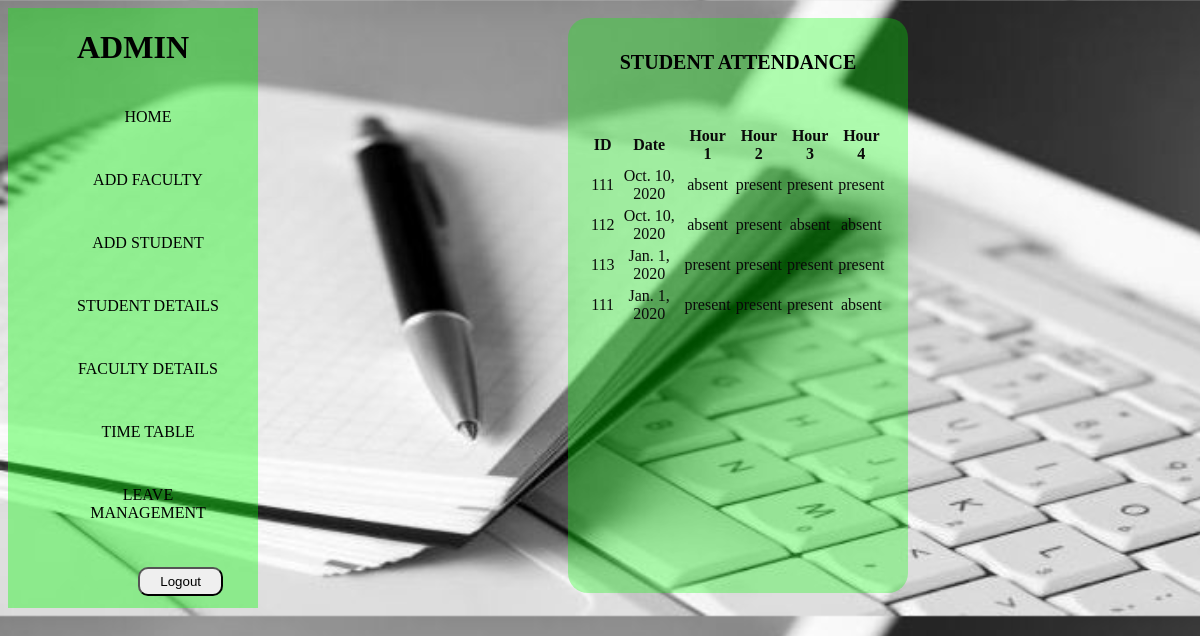
The page /attbyadmin on the database its author committed.
### attapp/models.py (models this page shows)
class stud_att(models.Model):
    stid=models.IntegerField()
    date=models.DateField()
    status_h1=models.CharField(max_length=5,default='present')
    status_h2=models.CharField(max_length=5,default='present')
    status_h3=models.CharField(max_length=5,default='present')
    status_h4=models.CharField(max_length=5,default='present')

### attapp/views.py (the view)
# urls.py: path('attbyadmin',views.attbyadmin,name='stud_attendance'),
def attbyadmin(request):
    qset=stud_att.objects.all().filter()
    return render(request,'stud_attendance.html',{'r':qset})

### attapp/templates/stud_attendance.html (shortened to what this page needs)
<!DOCTYPE html>
<html>
<head>
{% load static %}
<link rel="stylesheet"  href="{% static 'css/style.css'%}">
</head>
<body class="bd">
    <div style="display: inline-flex">
    <div class="b">
        <h1>ADMIN</h1>
        <ul>
            <li><a href="{% url 'adminhome' %}">HOME</a></li>
            <li><a href="{% url 'faculty_signup' %}">ADD FACULTY</a></li>
            <li><a href="{% url 'student_signup'%}">ADD STUDENT</a></li>
            <li><a href="#">STUDENT DETAILS</a>
            </li>
            <li><a href="#">FACULTY DETAILS</a>
            </li>
            <li><a href="{% url 'timetable' %}">TIME TABLE</a></li>
            <li><a href="#">LEAVE MANAGEMENT</a>
            </li>
            <li><form action="{% url 'logout' %}" method="post">
                     <input type="submit" value="Logout" name="logout" class="sbm" >
                </form>
            </li>
        </ul>
    </div>
    <div class="form">
        <h1> STUDENT ATTENDANCE</h1><br><br>
        <table style="color:rgb(10, 10, 10)" >
            <thead>
                <tr>
                    <th>ID</th>
                    <th>Date</th>
                    <th>Hour 1</th>
                    <th>Hour 2</th>
                    <th>Hour 3</th>
                    <th>Hour 4</th>
                </tr>
            </thead>
            <tbody>
                {% if r %}
                {% for i in r %}
                <tr>
                    <td> {{i.stid}}</td>
                    <td>{{i.date}}</td>
                    <td>{{i.status_h1}}</td>
                    <td>{{i.status_h2}}</td>
                    <td>{{i.status_h3}}</td>
                    <td>{{i.status_h4}}</td>
                </tr>
                {%endfor %}
                {%endif %}
            </tbody>
        </table>
    </div>
    </div>
</body>
</html>

### attapp/static/css/style.css (style rules this page uses)
.bd { background-image:url("../img/log2.jpeg"); background-size:cover; }
.b { width:250px; height:600px; background-color:rgba(0, 255, 0, 0.37); text-align:center; }
.b ul { display:block; list-style-type:none; }
.b ul li { width:150px; padding:20px; border-radius:20px; margin:5px; }
.b ul li a { text-decoration:none; color:black; }
.form { width:300px; height:535px; position:relative; left:300px; text-align:center; padding:20px; margin:10px; background-color:rgba(0,255,0,.3); border-radius:20px; }
.form h1 { font-size:20px; }
.sbm { padding:5px 20px; float:right; border-radius:10px; }

### rows shown on the page
stud_att: stid "111", date "Oct. 10, 2020", status_h1 "absent", status_h2 "present", status_h3 "present", status_h4 "present"
stud_att: stid "112", date "Oct. 10, 2020", status_h1 "absent", status_h2 "present", status_h3 "absent", status_h4 "absent"
stud_att: stid "113", date "Jan. 1, 2020", status_h1 "present", status_h2 "present", status_h3 "present", status_h4 "present"
stud_att: stid "111", date "Jan. 1, 2020", status_h1 "present", status_h2 "present", status_h3 "present", status_h4 "absent"
